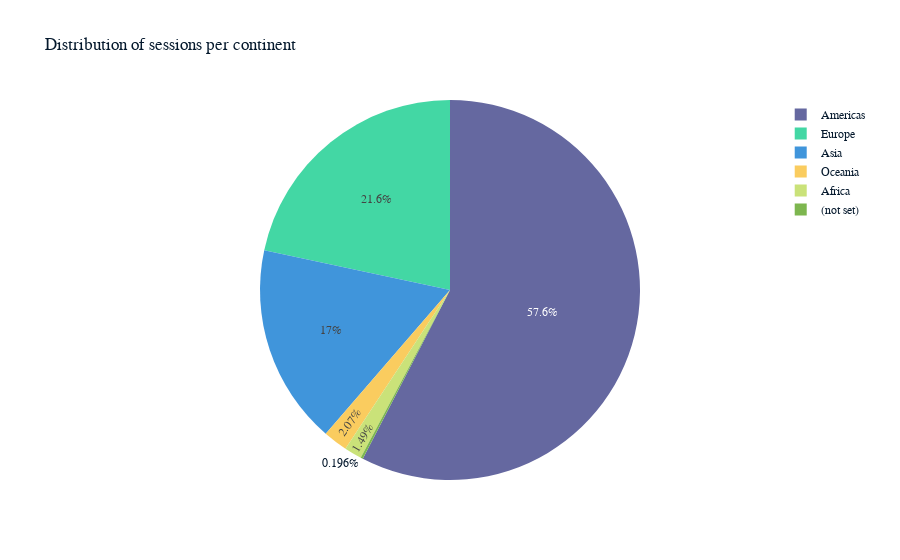

This figure's notebook cell:
### Code cell
#Number of sessions per continent
plot_sessions_per_group(ga_df,'continent','pie')

### Figure 1 — Plotly figure (JSON) as saved in the notebook; plotly's stock layout.template omitted (floating-point values rounded to 4 significant figures)
{"data": [{"domain": {"x": [0, 1], "y": [0, 1]}, "hovertemplate": "continent=%{label}<br>sessions=%{value}<extra></extra>", "labels": ["(not set)", "Africa", "Oceania", "Asia", "Europe", "Americas"], "legendgroup": "", "name": "", "showlegend": true, "values": [5, 38, 53, 435, 553, 1472], "type": "pie"}], "layout": {"legend": {"tracegroupgap": 0}, "title": {"text": "Distribution of sessions per continent"}}}
